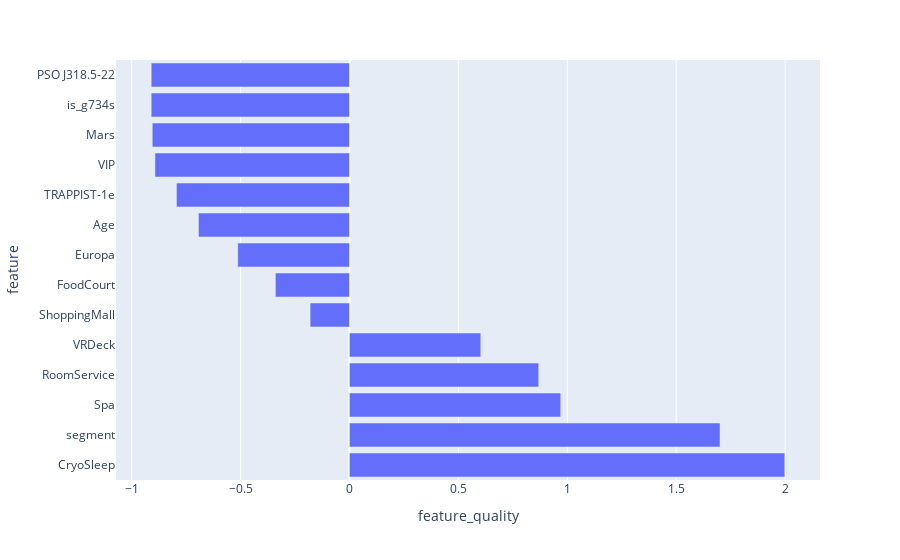

Notebook cell for this chart:
### Code cell
fig = px.bar(feature_df, x='feature_quality', y='feature')
fig.show()

### Figure 1 — Plotly figure (JSON) as saved in the notebook; plotly's stock layout.template omitted (floating-point values rounded to 4 significant figures)
{"data": [{"alignmentgroup": "True", "hovertemplate": "feature_quality=%{x}<br>feature=%{y}<extra></extra>", "legendgroup": "", "marker": {"color": "#636efa", "pattern": {"shape": ""}}, "name": "", "offsetgroup": "", "orientation": "h", "showlegend": false, "textposition": "auto", "type": "bar", "x": [1.999, 1.701, 0.97, 0.8686, 0.6027, -0.1807, -0.3402, -0.513, -0.6933, -0.7945, -0.893, -0.9055, -0.9103, -0.9103], "xaxis": "x", "y": ["CryoSleep", "segment", "Spa", "RoomService", "VRDeck", "ShoppingMall", "FoodCourt", "Europa", "Age", "TRAPPIST-1e", "VIP", "Mars", "is_g734s", "PSO J318.5-22"], "yaxis": "y"}], "layout": {"barmode": "relative", "legend": {"tracegroupgap": 0}, "margin": {"t": 60}, "xaxis": {"anchor": "y", "domain": [0, 1], "title": {"text": "feature_quality"}}, "yaxis": {"anchor": "x", "domain": [0, 1], "title": {"text": "feature"}}}}
